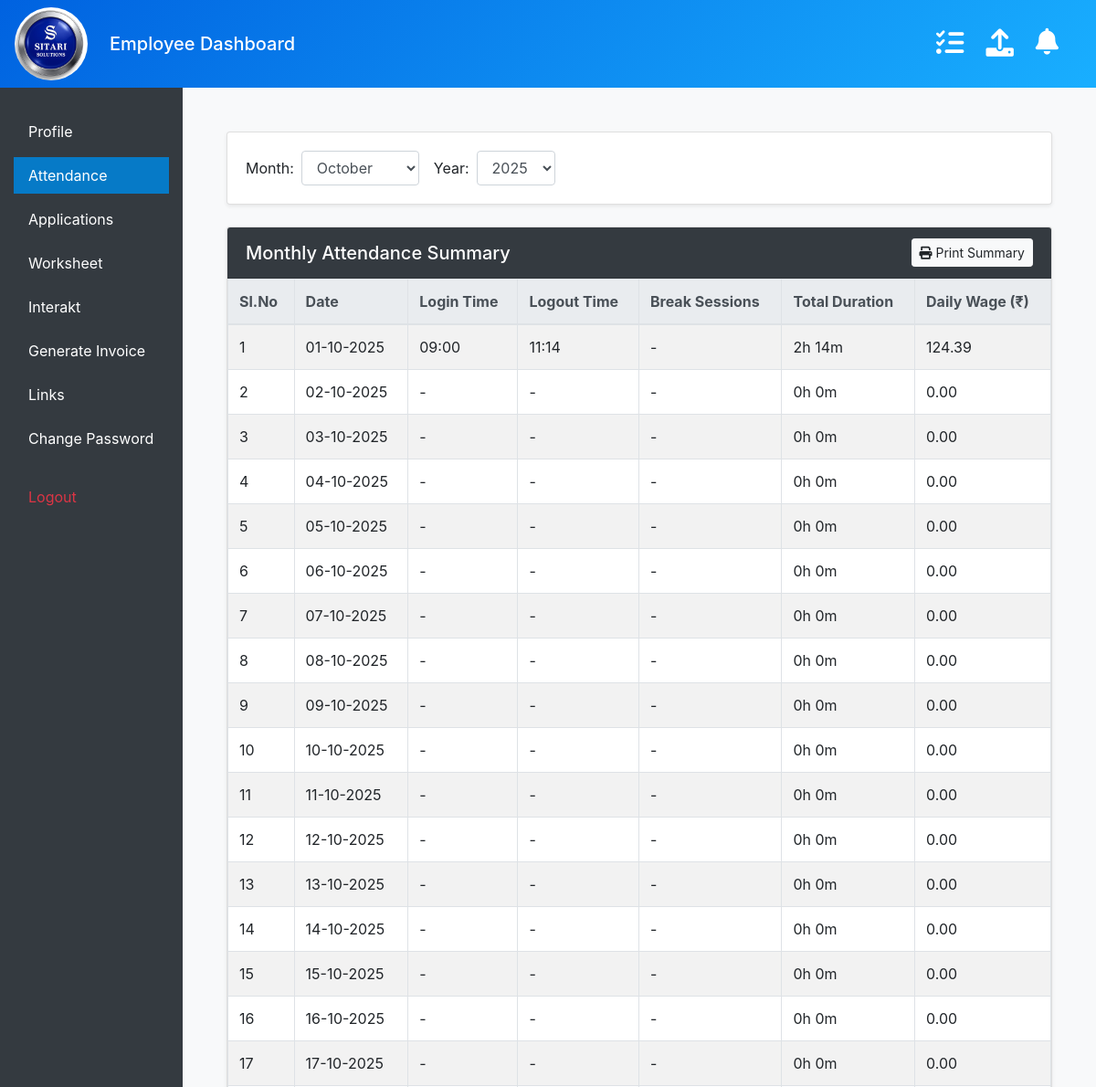
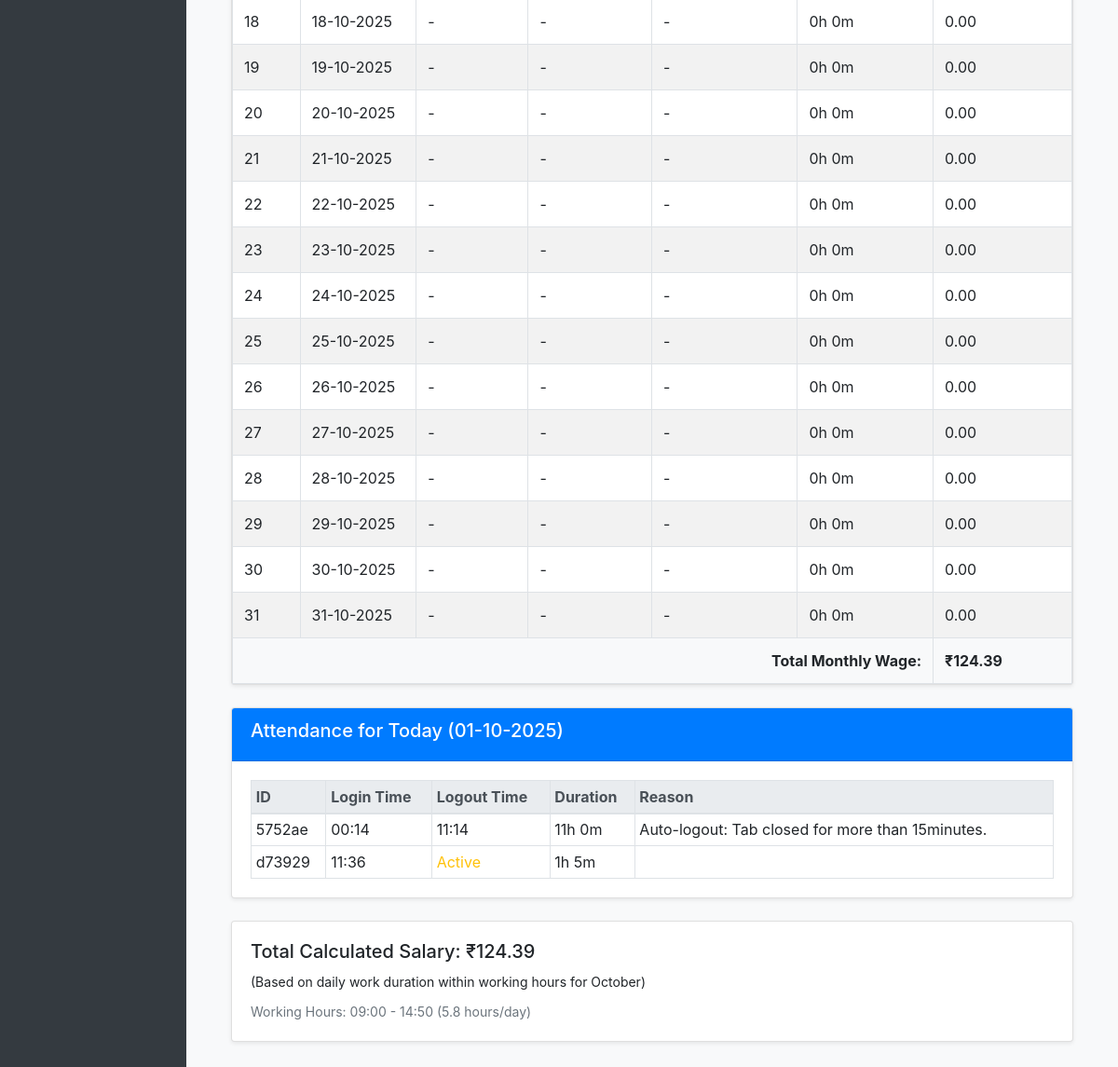
/employee/attendance/ (signed in), run on the app's committed database (2 pictures, top to bottom).
### management/models.py (models this page shows, shortened)
class AttendanceSession(models.Model):
    uuid = models.UUIDField(default=uuid.uuid4, editable=False, unique=True)
    employee = models.ForeignKey(Employee, on_delete=models.CASCADE, related_name='attendance_sessions')
    login_time = models.DateTimeField()
    logout_time = models.DateTimeField(null=True, blank=True)
    logout_reason = models.CharField(max_length=250, blank=True)
    session_closed = models.BooleanField(default=False)
    last_ping = models.DateTimeField(null=True, blank=True)
    class Meta:
        verbose_name_plural = 'Attendance Sessions'
        ordering = ['-login_time']
    def duration(self):
        end_time = self.logout_time or timezone.now()
        return end_time - self.login_time

class Employee(models.Model):
    employee_id = models.AutoField(primary_key=True)
    name = models.CharField(max_length=150)
    profile_picture = models.ImageField(
        upload_to='profile_pictures/',
        default='default_profile.jpg',
        blank=True, null=True
    )
    mobile_number = models.CharField(max_length=15, unique=True)
    salary = models.DecimalField(max_digits=10, decimal_places=2)
    pf = models.DecimalField("Provident Fund (PF)", max_digits=10, decimal_places=2, null=True, blank=True)
    esi = models.DecimalField("Employee State Insurance (ESI)", max_digits=10, decimal_places=2, null=True, blank=True)
    joining_date = models.DateField()
    department = models.ForeignKey('Department', null=True, blank=True, on_delete=models.SET_NULL, related_name='employees')
    working_start_time = models.TimeField(null=True, blank=True)
    working_end_time = models.TimeField(null=True, blank=True)
    password = models.CharField(max_length=128, default="123")
    assigned_links = models.ManyToManyField(
        ManagedLink,
        blank=True,
        related_name="assigned_employees"
    )
    advances = models.DecimalField(
        "Current Advance",
        max_digits=10,
        decimal_places=2,
        default=0,
        help_text="Total outstanding advance amount taken by the employee."
    )
    def get_daily_attendance_summary(self, year, month):
        from .models import AttendanceSession, BreakSession
        from django.utils import timezone
        from calendar import monthrange
        from datetime import datetime, time, timedelta
        from decimal import Decimal
        days_in_month = monthrange(year, month)[1]
        daily_records = []
        total_monthly_wage = Decimal('0.00')
        start_work_time = self.working_start_time or time(9, 0)
        end_work_time = self.working_end_time or time(17, 0)
        start_dt_base = datetime.combine(datetime.today(), start_work_time)
        end_dt_base = datetime.combine(datetime.today(), end_work_time)
        if end_dt_base < start_dt_base:
            end_dt_base += timedelta(days=1)
        expected_daily_work_seconds = (end_dt_base - start_dt_base).total_seconds()
        base_daily_wage = self.salary / Decimal(days_in_month) if days_in_month > 0 else Decimal('0.00')
        all_attendance_sessions = list(AttendanceSession.objects.filter(
            employee=self, login_time__year=year, login_time__month=month
        ).order_by('login_time'))
        all_break_sessions = list(BreakSession.objects.filter(
            employee=self, start_time__year=year, start_time__month=month
        ).order_by('start_time'))
        for day in range(1, days_in_month + 1):
            current_date = datetime(year, month, day).date()
            work_start_datetime = timezone.make_aware(datetime.combine(current_date, start_work_time))
            work_end_datetime = timezone.make_aware(datetime.combine(current_date, end_work_time))
            day_attendance = [
                s for s in all_attendance_sessions
                if timezone.localtime(s.login_time).date() == current_date and s.login_time < work_end_datetime
            ]
            day_breaks = []
            for b in all_break_sessions:
                if timezone.localtime(b.start_time).date() == current_date:
                    break_end = b.end_time or work_end_datetime # Assume ongoing breaks end with the day
                    if b.start_time < work_end_datetime and break_end > work_start_datetime:
                        day_breaks.append(b)
            login_time = None
            logout_time = None
            total_active_seconds = 0
            if day_attendance:
                earliest_actual_login = min([s.login_time for s in day_attendance])
                login_time = max(earliest_actual_login, work_start_datetime)
                logouts = [s.logout_time for s in day_attendance if s.logout_time]
                if logouts:
                    latest_actual_logout = max(logouts)
                    logout_time = min(latest_actual_logout, work_end_datetime)
                else:
                    logout_time = work_end_datetime
                if login_time >= logout_time:
                    total_active_seconds = 0
                else:
                    work_seconds = 0
                    for s in day_attendance:
                        if s.logout_time:
                            overlap_start = max(s.login_time, login_time)
                            overlap_end = min(s.logout_time, logout_time)
                            if overlap_end > overlap_start:
                                work_seconds += (overlap_end - overlap_start).total_seconds()
                    approved_break_seconds = 0
                    for b in day_breaks:
                        if b.approved and b.end_time:
                            overlap_start = max(b.start_time, login_time)
                            overlap_end = min(b.end_time, logout_time)
                            if overlap_end > overlap_start:
                                approved_break_seconds += (overlap_end - overlap_start).total_seconds()
                    total_active_seconds = work_seconds + approved_break_seconds
            daily_wage = Decimal('0.00')
            if expected_daily_work_seconds > 0:
                work_ratio = Decimal(total_active_seconds) / Decimal(expected_daily_work_seconds)
                daily_wage = base_daily_wage * work_ratio
                daily_wage = max(Decimal('0.00'), daily_wage)
            total_monthly_wage += daily_wage
            break_details = []
            h, rem = divmod(total_active_seconds, 3600)
            m, _ = divmod(rem, 60)
            total_duration_str = f"{int(h)}h {int(m)}m"
            daily_records.append({
                'sl_no': day,
                'date': current_date,
                'login_time': timezone.localtime(login_time) if login_time else None,
                'logout_time': timezone.localtime(logout_time) if logout_time else None,
                'break_sessions': break_details,
                'total_duration': total_duration_str,
                'daily_wage': round(daily_wage, 2),
            })
        return daily_records, round(total_monthly_wage, 2)

### management/views.py (the view)
# urls.py: path('employee/attendance/', views.attendance_view, name='attendance'),
def attendance_view(request):
    employee_id = request.session.get('employee_id')
    if not employee_id:
        return redirect('login')
    try:
        employee = Employee.objects.get(employee_id=employee_id)
    except Employee.DoesNotExist:
        request.session.flush()
        return redirect('login')
    today = timezone.localtime(timezone.now())
    month = int(request.GET.get('month', today.month))
    year = int(request.GET.get('year', today.year))
    daily_summary, total_wage = employee.get_daily_attendance_summary(year, month)
    if employee.working_start_time and employee.working_end_time:
        start_dt = datetime.combine(datetime.today().date(), employee.working_start_time)
        end_dt = datetime.combine(datetime.today().date(), employee.working_end_time)
        if end_dt < start_dt:
            end_dt += timedelta(days=1)
        daily_working_hours = (end_dt - start_dt).total_seconds() / 3600
    else:
        daily_working_hours = 8.0
    todays_sessions_qs = AttendanceSession.objects.filter(
        employee=employee,
        login_time__date=today.date()
    ).order_by('login_time')
    todays_sessions = []
    for session in todays_sessions_qs:
        duration = session.duration()
        total_seconds = duration.total_seconds() if duration else 0
        hours = int(total_seconds // 3600)
        minutes = int((total_seconds % 3600) // 60)
        todays_sessions.append({
            'id': session.uuid.hex[:6],
            'login_time': timezone.localtime(session.login_time),
            'logout_time': timezone.localtime(session.logout_time) if session.logout_time else None,
            'duration_str': f"{hours}h {minutes}m",
            'logout_reason': session.logout_reason,
        })
    months = [{'value': i, 'display': month_name[i]} for i in range(1, 13)]
    current_year = today.year
    years = [current_year - i for i in range(5)][::-1]
    context = {
        'employee': employee,
        'months': months,
        'years': years,
        'selected_month': month,
        'selected_year': year,
        'selected_month_name': month_name[month],
        'today': today,
        'todays_sessions': todays_sessions,
        'daily_summary_records': daily_summary,
        'total_monthly_wage': total_wage,
        'calculated_salary': total_wage,
        'days_in_month': monthrange(year, month)[1],
        'daily_working_hours': daily_working_hours,
        'expected_hours': monthrange(year, month)[1] * daily_working_hours,
    }
    return render(request, 'attendance.html', context)

### management/templates/attendance.html (shortened to what this page needs)
{% extends "masteremployee.html" %}
{% load static %}
{% block content %}
<main class="container ml-sm-auto col-lg-12 px-4 py-4">
    <div class="card mb-4 shadow-sm">
      <div class="card-body">
        <form method="get" class="form-inline">
          <label class="mr-2" for="month">Month:</label>
          <select class="form-control mr-3" id="month" name="month" onchange="this.form.submit()">
            {% for m in months %}
              <option value="{{ m.value }}" {% if m.value == selected_month %}selected{% endif %}>{{ m.display }}</option>
            {% endfor %}
          </select>
          <label class="mr-2" for="year">Year:</label>
          <select class="form-control" id="year" name="year" onchange="this.form.submit()">
            {% for y in years %}
              <option value="{{ y }}" {% if y == selected_year %}selected{% endif %}>{{ y }}</option>
            {% endfor %}
          </select>
        </form>
      </div>
    </div>
    <div class="card mb-4 shadow-sm" id="monthly-summary-section">
        <div class="card-header d-flex justify-content-between align-items-center bg-dark text-white">
            <h5 class="mb-0">Monthly Attendance Summary</h5>
            <button class="btn btn-light btn-sm" onclick="printSummary()">
                <i class="fas fa-print"></i> Print Summary
            </button>
        </div>
        <div class="card-body p-0">
            <div class="table-responsive">
                <table class="table table-bordered table-striped mb-0">
                    <thead class="thead-light">
                        <tr>
                            <th>Sl.No</th>
                            <th>Date</th>
                            <th>Login Time</th>
                            <th>Logout Time</th>
                            <th>Break Sessions</th>
                            <th>Total Duration</th>
                            <th>Daily Wage (₹)</th>
                        </tr>
                    </thead>
                    <tbody>
                        {% for record in daily_summary_records %}
                        <tr>
                            <td>{{ record.sl_no }}</td>
                            <td>{{ record.date|date:"d-m-Y" }}</td>
                            <td>{{ record.login_time|time:"H:i"|default:"-" }}</td>
                            <td>{{ record.logout_time|time:"H:i"|default:"-" }}</td>
                            <td>
                                {% if record.break_sessions %}
                                <ul class="list-unstyled mb-0 small">
                                    {% for break in record.break_sessions %}
                                    <li class="mb-1">
                                        {{ break.timings }} ({{ break.duration }}) - {{ break.reason }}
                                        {% if break.approved %}
                                            <span class="badge badge-success">A</span>
                                        {% else %}
                                            <span class="badge badge-danger">NA</span>
                                        {% endif %}
                                    </li>
                                    {% endfor %}
                                </ul>
                                {% else %}
                                -
                                {% endif %}
                            </td>
                            <td>{{ record.total_duration }}</td>
                            <td>{{ record.daily_wage|floatformat:2 }}</td>
                        </tr>
                        {% endfor %}
                    </tbody>
                    <tfoot class="bg-light font-weight-bold">
                        <tr>
                            <td colspan="6" class="text-right">Total Monthly Wage:</td>
                            <td>₹{{ total_monthly_wage|floatformat:2 }}</td>
                        </tr>
                    </tfoot>
                </table>
            </div>
        </div>
    </div>
    <div class="card mb-4 shadow-sm" id="attendance-section">
      <div class="card-header bg-primary text-white">
          <h5>Attendance for Today ({{ today|date:"d-m-Y" }})</h5>
      </div>
      <div class="card-body">
          {% if todays_sessions %}
          <table class="table table-sm table-bordered mb-0">
              <thead class="thead-light">
                  <tr>
                      <th>ID</th>
                      <th>Login Time</th>
                      <th>Logout Time</th>
                      <th>Duration</th>
                      <th>Reason</th>
                  </tr>
              </thead>
              <tbody>
                  {% for session in todays_sessions %}
                  <tr>
                      <td>{{ session.id }}</td>
                      <td>{{ session.login_time|time:"H:i" }}</td>
                      <td>
                          {% if session.logout_time %}
                              {{ session.logout_time|time:"H:i" }}
                          {% else %}
                              <span class="text-warning">Active</span>
                          {% endif %}
                      </td>
                      <td>{{ session.duration_str }}</td>
                      <td>{{ session.logout_reason }}</td>
                  </tr>
                  {% endfor %}
              </tbody>
          </table>
          {% else %}
          <p class="mb-0">No login sessions found for today.</p>
          {% endif %}
      </div>
    </div>
    <div class="card shadow-sm mb-4">
        <div class="card-body">
            <h5>Total Calculated Salary: ₹{{ total_monthly_wage|floatformat:2 }}</h5>
            <small>(Based on daily work duration within working hours for {{ selected_month_name }})</small>
            <div class="mt-2">
                <small class="text-muted">
                    Working Hours: {{ employee.working_start_time|time:"H:i" }} - {{ employee.working_end_time|time:"H:i" }}
                    ({{ daily_working_hours|floatformat:1 }} hours/day)
                </small>
            </div>
        </div>
    </div>
</main>
{% endblock %}

### data on the page
AttendanceSession: logout_reason "Auto-logout: Tab closed for more than 15minutes."
Employee: working_start_time "09:00", working_end_time "14:50"

### other printed values
{{ record.sl_no }} "1" "2" "3" "4" "5" "6" "7" "8" "9" "10" "11" "12" "13" "14" "15" "16" "17" "18" "19" "20" "21" "22" "23" "24" "25" "26" "27" "28" "29" "30" "31"
{{ record.date|date:"d-m-Y" }} "01-10-2025" "02-10-2025" "03-10-2025" "04-10-2025" "05-10-2025" "06-10-2025" "07-10-2025" "08-10-2025" "09-10-2025" "10-10-2025" "11-10-2025" "12-10-2025" "13-10-2025" "14-10-2025" "15-10-2025" "16-10-2025" "17-10-2025" "18-10-2025" "19-10-2025" "20-10-2025" "21-10-2025" "22-10-2025" "23-10-2025" "24-10-2025" "25-10-2025" "26-10-2025" "27-10-2025" "28-10-2025" "29-10-2025" "30-10-2025" "31-10-2025"
{{ record.login_time|time:"H:i"|default:"-" }} "09:00" "-" "-" "-" "-" "-" "-" "-" "-" "-" "-" "-" "-" "-" "-" "-" "-" "-" "-" "-" "-" "-" "-" "-" "-" "-" "-" "-" "-" "-" "-"
{{ record.logout_time|time:"H:i"|default:"-" }} "11:14" "-" "-" "-" "-" "-" "-" "-" "-" "-" "-" "-" "-" "-" "-" "-" "-" "-" "-" "-" "-" "-" "-" "-" "-" "-" "-" "-" "-" "-" "-"
{{ record.total_duration }} "2h 14m" "0h 0m" "0h 0m" "0h 0m" "0h 0m" "0h 0m" "0h 0m" "0h 0m" "0h 0m" "0h 0m" "0h 0m" "0h 0m" "0h 0m" "0h 0m" "0h 0m" "0h 0m" "0h 0m" "0h 0m" "0h 0m" "0h 0m" "0h 0m" "0h 0m" "0h 0m" "0h 0m" "0h 0m" "0h 0m" "0h 0m" "0h 0m" "0h 0m" "0h 0m" "0h 0m"
{{ record.daily_wage|floatformat:2 }} "124.39" "0.00" "0.00" "0.00" "0.00" "0.00" "0.00" "0.00" "0.00" "0.00" "0.00" "0.00" "0.00" "0.00" "0.00" "0.00" "0.00" "0.00" "0.00" "0.00" "0.00" "0.00" "0.00" "0.00" "0.00" "0.00" "0.00" "0.00" "0.00" "0.00" "0.00"
{{ total_monthly_wage|floatformat:2 }} "124.39"
{{ today|date:"d-m-Y" }} "01-10-2025"
{{ session.id }} "5752ae" "d73929"
{{ session.login_time|time:"H:i" }} "00:14" "11:36"
{{ session.logout_time|time:"H:i" }} "11:14"
{{ session.duration_str }} "11h 0m" "1h 5m"
{{ selected_month_name }} "October"
{{ daily_working_hours|floatformat:1 }} "5.8"
form field month "October"
